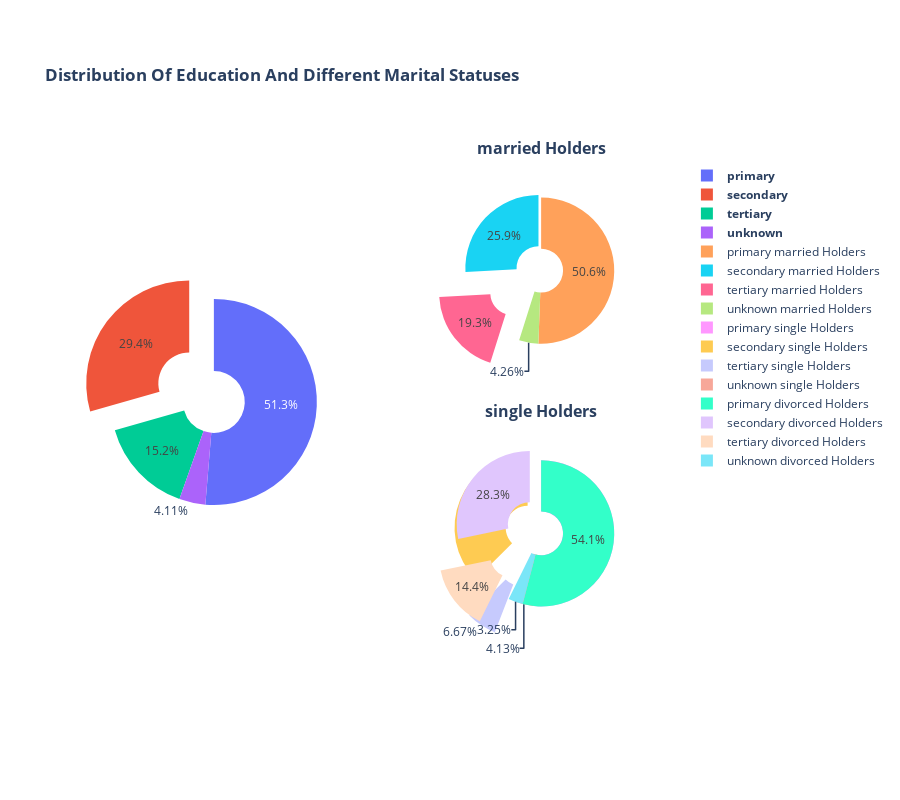

The notebook cell saved with this chart:
### Code cell
from plotly.subplots import make_subplots


fig = make_subplots(
    rows=2, cols=2,subplot_titles=('','<b>married Holders','<b>single Holders<b>','<b>divorced Holders<b>' ,'Residuals'),
    vertical_spacing=0.09,
    specs=[[{"type": "pie","rowspan": 2}       ,{"type": "pie"}] ,
           [None                               ,{"type": "pie"}]            ,                                      
          ]
)

fig.add_trace(
    go.Pie(values=data_eda.education.value_counts().values ,
    labels=['<b>primary<b>','<b>secondary<b>','<b>tertiary<b>','<b>unknown<b>'],hole=0.3,pull=[0,0.3]),
    row=1, col=1
)

fig.add_trace(
    go.Pie(
        labels=['primary married Holders','secondary married Holders', 'tertiary married Holders','unknown married Holders'],
        values=data_eda.query('marital=="married"').education.value_counts().values,
        pull=[0,0.05,0.5],
        hole=0.3
        
    ),
    row=1, col=2
)

fig.add_trace(
    go.Pie(
        labels=['primary single Holders','secondary single Holders', 'tertiary single Holders','unknown single Holders'],
        values=data_eda.query('marital=="single"').education.value_counts().values,
        pull=[0,0.2,0.5],
        hole=0.3
    ),
    row=2, col=2
)

fig.add_trace(
    go.Pie(
        labels=['primary divorced Holders','secondary divorced Holders', 'tertiary divorced Holders','unknown divorced Holders'],
        values=data_eda.query('marital=="divorced"').education.value_counts().values,
        pull=[0,0.2,0.5],
        hole=0.3
    ),
    row=2, col=2
)



fig.update_layout(
    height=800,
    showlegend=True,
    title_text="<b>Distribution Of Education And Different Marital Statuses<b>",
)

fig.show()

### Figure 1 — Plotly figure (JSON) as saved in the notebook; plotly's stock layout.template omitted (floating-point values rounded to 4 significant figures)
{"data": [{"domain": {"x": [0, 0.45], "y": [0, 1]}, "hole": 0.3, "labels": ["<b>primary<b>", "<b>secondary<b>", "<b>tertiary<b>", "<b>unknown<b>"], "pull": [0, 0.3], "type": "pie", "values": [23202, 13301, 6851, 1857]}, {"domain": {"x": [0.55, 1], "y": [0.545, 1]}, "hole": 0.3, "labels": ["primary married Holders", "secondary married Holders", "tertiary married Holders", "unknown married Holders"], "pull": [0, 0.05, 0.5], "type": "pie", "values": [13770, 7038, 5246, 1160]}, {"domain": {"x": [0.55, 1], "y": [0, 0.455]}, "hole": 0.3, "labels": ["primary single Holders", "secondary single Holders", "tertiary single Holders", "unknown single Holders"], "pull": [0, 0.2, 0.5], "type": "pie", "values": [6617, 4792, 853, 528]}, {"domain": {"x": [0.55, 1], "y": [0, 0.455]}, "hole": 0.3, "labels": ["primary divorced Holders", "secondary divorced Holders", "tertiary divorced Holders", "unknown divorced Holders"], "pull": [0, 0.2, 0.5], "type": "pie", "values": [2815, 1471, 752, 169]}], "layout": {"annotations": [{"font": {"size": 16}, "showarrow": false, "text": "<b>married Holders", "x": 0.775, "xanchor": "center", "xref": "paper", "y": 1, "yanchor": "bottom", "yref": "paper"}, {"font": {"size": 16}, "showarrow": false, "text": "<b>single Holders<b>", "x": 0.775, "xanchor": "center", "xref": "paper", "y": 0.455, "yanchor": "bottom", "yref": "paper"}], "height": 800, "showlegend": true, "title": {"text": "<b>Distribution Of Education And Different Marital Statuses<b>"}}}
